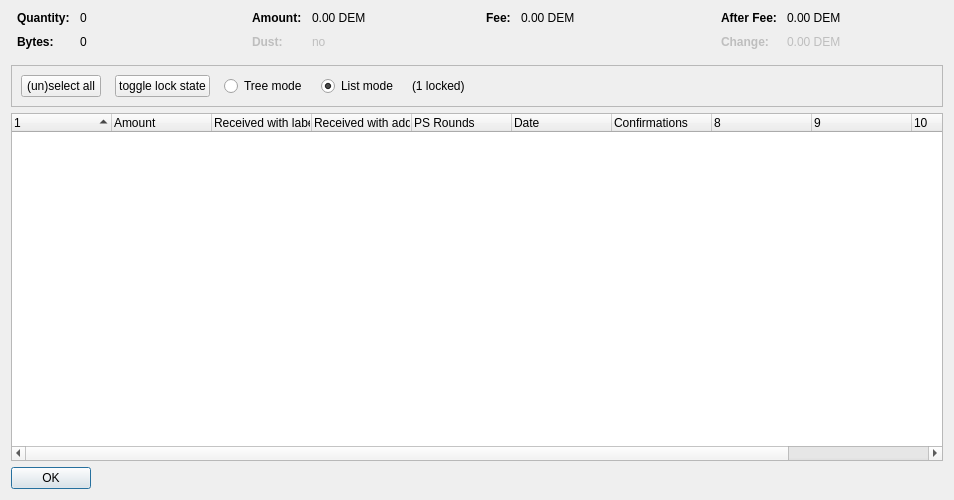
<?xml version="1.0" encoding="UTF-8"?>
<ui version="4.0">
 <class>CoinControlDialog</class>
 <widget class="QDialog" name="CoinControlDialog">
  <property name="geometry">
   <rect>
    <x>0</x>
    <y>0</y>
    <width>954</width>
    <height>500</height>
   </rect>
  </property>
  <property name="windowTitle">
   <string>Coin Selection</string>
  </property>
  <layout class="QVBoxLayout" name="verticalLayout">
   <item>
    <layout class="QHBoxLayout" name="horizontalLayoutTop" stretch="0,0,0,0">
     <property name="topMargin">
      <number>0</number>
     </property>
     <property name="bottomMargin">
      <number>10</number>
     </property>
     <item>
      <layout class="QFormLayout" name="formLayoutCoinControl1">
       <property name="horizontalSpacing">
        <number>10</number>
       </property>
       <property name="verticalSpacing">
        <number>10</number>
       </property>
       <property name="leftMargin">
        <number>6</number>
       </property>
       <property name="rightMargin">
        <number>6</number>
       </property>
       <item row="0" column="0">
        <widget class="QLabel" name="labelCoinControlQuantityText">
         <property name="font">
          <font>
           <weight>75</weight>
           <bold>true</bold>
          </font>
         </property>
         <property name="text">
          <string>Quantity:</string>
         </property>
        </widget>
       </item>
       <item row="0" column="1">
        <widget class="QLabel" name="labelCoinControlQuantity">
         <property name="cursor">
          <cursorShape>IBeamCursor</cursorShape>
         </property>
         <property name="contextMenuPolicy">
          <enum>Qt::ActionsContextMenu</enum>
         </property>
         <property name="text">
          <string notr="true">0</string>
         </property>
         <property name="textInteractionFlags">
          <set>Qt::LinksAccessibleByMouse|Qt::TextSelectableByKeyboard|Qt::TextSelectableByMouse</set>
         </property>
        </widget>
       </item>
       <item row="1" column="0">
        <widget class="QLabel" name="labelCoinControlBytesText">
         <property name="font">
          <font>
           <weight>75</weight>
           <bold>true</bold>
          </font>
         </property>
         <property name="text">
          <string>Bytes:</string>
         </property>
        </widget>
       </item>
       <item row="1" column="1">
        <widget class="QLabel" name="labelCoinControlBytes">
         <property name="cursor">
          <cursorShape>IBeamCursor</cursorShape>
         </property>
         <property name="contextMenuPolicy">
          <enum>Qt::ActionsContextMenu</enum>
         </property>
         <property name="text">
          <string notr="true">0</string>
         </property>
         <property name="textInteractionFlags">
          <set>Qt::LinksAccessibleByMouse|Qt::TextSelectableByKeyboard|Qt::TextSelectableByMouse</set>
         </property>
        </widget>
       </item>
      </layout>
     </item>
     <item>
      <layout class="QFormLayout" name="formLayoutCoinControl2">
       <property name="horizontalSpacing">
        <number>10</number>
       </property>
       <property name="verticalSpacing">
        <number>10</number>
       </property>
       <property name="leftMargin">
        <number>6</number>
       </property>
       <property name="rightMargin">
        <number>6</number>
       </property>
       <item row="0" column="0">
        <widget class="QLabel" name="labelCoinControlAmountText">
         <property name="font">
          <font>
           <weight>75</weight>
           <bold>true</bold>
          </font>
         </property>
         <property name="text">
          <string>Amount:</string>
         </property>
        </widget>
       </item>
       <item row="0" column="1">
        <widget class="QLabel" name="labelCoinControlAmount">
         <property name="cursor">
          <cursorShape>IBeamCursor</cursorShape>
         </property>
         <property name="contextMenuPolicy">
          <enum>Qt::ActionsContextMenu</enum>
         </property>
         <property name="text">
          <string notr="true">0.00 DEM</string>
         </property>
         <property name="textInteractionFlags">
          <set>Qt::LinksAccessibleByMouse|Qt::TextSelectableByKeyboard|Qt::TextSelectableByMouse</set>
         </property>
        </widget>
       </item>
       <item row="1" column="0">
        <widget class="QLabel" name="labelCoinControlLowOutputText">
         <property name="enabled">
          <bool>false</bool>
         </property>
         <property name="font">
          <font>
           <weight>75</weight>
           <bold>true</bold>
          </font>
         </property>
         <property name="text">
          <string>Dust:</string>
         </property>
        </widget>
       </item>
       <item row="1" column="1">
        <widget class="QLabel" name="labelCoinControlLowOutput">
         <property name="enabled">
          <bool>false</bool>
         </property>
         <property name="cursor">
          <cursorShape>IBeamCursor</cursorShape>
         </property>
         <property name="contextMenuPolicy">
          <enum>Qt::ActionsContextMenu</enum>
         </property>
         <property name="text">
          <string notr="true">no</string>
         </property>
         <property name="textInteractionFlags">
          <set>Qt::LinksAccessibleByMouse|Qt::TextSelectableByKeyboard|Qt::TextSelectableByMouse</set>
         </property>
        </widget>
       </item>
      </layout>
     </item>
     <item>
      <layout class="QFormLayout" name="formLayoutCoinControl3">
       <property name="horizontalSpacing">
        <number>10</number>
       </property>
       <property name="verticalSpacing">
        <number>10</number>
       </property>
       <property name="leftMargin">
        <number>6</number>
       </property>
       <property name="rightMargin">
        <number>6</number>
       </property>
       <item row="0" column="0">
        <widget class="QLabel" name="labelCoinControlFeeText">
         <property name="font">
          <font>
           <weight>75</weight>
           <bold>true</bold>
          </font>
         </property>
         <property name="text">
          <string>Fee:</string>
         </property>
        </widget>
       </item>
       <item row="0" column="1">
        <widget class="QLabel" name="labelCoinControlFee">
         <property name="cursor">
          <cursorShape>IBeamCursor</cursorShape>
         </property>
         <property name="contextMenuPolicy">
          <enum>Qt::ActionsContextMenu</enum>
         </property>
         <property name="text">
          <string notr="true">0.00 DEM</string>
         </property>
         <property name="textInteractionFlags">
          <set>Qt::LinksAccessibleByMouse|Qt::TextSelectableByKeyboard|Qt::TextSelectableByMouse</set>
         </property>
        </widget>
       </item>
      </layout>
     </item>
     <item>
      <layout class="QFormLayout" name="formLayoutCoinControl4">
       <property name="horizontalSpacing">
        <number>10</number>
       </property>
       <property name="verticalSpacing">
        <number>10</number>
       </property>
       <property name="leftMargin">
        <number>6</number>
       </property>
       <property name="rightMargin">
        <number>6</number>
       </property>
       <item row="0" column="0">
        <widget class="QLabel" name="labelCoinControlAfterFeeText">
         <property name="font">
          <font>
           <weight>75</weight>
           <bold>true</bold>
          </font>
         </property>
         <property name="text">
          <string>After Fee:</string>
         </property>
        </widget>
       </item>
       <item row="0" column="1">
        <widget class="QLabel" name="labelCoinControlAfterFee">
         <property name="cursor">
          <cursorShape>IBeamCursor</cursorShape>
         </property>
         <property name="contextMenuPolicy">
          <enum>Qt::ActionsContextMenu</enum>
         </property>
         <property name="text">
          <string notr="true">0.00 DEM</string>
         </property>
         <property name="textInteractionFlags">
          <set>Qt::LinksAccessibleByMouse|Qt::TextSelectableByKeyboard|Qt::TextSelectableByMouse</set>
         </property>
        </widget>
       </item>
       <item row="1" column="0">
        <widget class="QLabel" name="labelCoinControlChangeText">
         <property name="enabled">
          <bool>false</bool>
         </property>
         <property name="font">
          <font>
           <weight>75</weight>
           <bold>true</bold>
          </font>
         </property>
         <property name="text">
          <string>Change:</string>
         </property>
        </widget>
       </item>
       <item row="1" column="1">
        <widget class="QLabel" name="labelCoinControlChange">
         <property name="enabled">
          <bool>false</bool>
         </property>
         <property name="cursor">
          <cursorShape>IBeamCursor</cursorShape>
         </property>
         <property name="contextMenuPolicy">
          <enum>Qt::ActionsContextMenu</enum>
         </property>
         <property name="text">
          <string notr="true">0.00 DEM</string>
         </property>
         <property name="textInteractionFlags">
          <set>Qt::LinksAccessibleByMouse|Qt::TextSelectableByKeyboard|Qt::TextSelectableByMouse</set>
         </property>
        </widget>
       </item>
      </layout>
     </item>
    </layout>
   </item>
   <item>
    <widget class="QFrame" name="frame">
     <property name="minimumSize">
      <size>
       <width>0</width>
       <height>40</height>
      </size>
     </property>
     <property name="frameShape">
      <enum>QFrame::StyledPanel</enum>
     </property>
     <property name="frameShadow">
      <enum>QFrame::Sunken</enum>
     </property>
     <layout class="QHBoxLayout" name="horizontalLayout">
      <item>
       <layout class="QHBoxLayout" name="horizontalLayoutPanel" stretch="0,0,0,0,0,0">
        <property name="spacing">
         <number>14</number>
        </property>
        <item>
         <widget class="QPushButton" name="pushButtonSelectAll">
          <property name="sizePolicy">
           <sizepolicy hsizetype="Maximum" vsizetype="Fixed">
            <horstretch>0</horstretch>
            <verstretch>0</verstretch>
           </sizepolicy>
          </property>
          <property name="text">
           <string>(un)select all</string>
          </property>
          <property name="autoDefault">
           <bool>false</bool>
          </property>
         </widget>
        </item>
        <item>
         <widget class="QPushButton" name="pushButtonToggleLock">
          <property name="sizePolicy">
           <sizepolicy hsizetype="Maximum" vsizetype="Fixed">
            <horstretch>0</horstretch>
            <verstretch>0</verstretch>
           </sizepolicy>
          </property>
          <property name="text">
           <string>toggle lock state</string>
          </property>
          <property name="autoDefault">
           <bool>false</bool>
          </property>
         </widget>
        </item>
        <item>
         <widget class="QRadioButton" name="radioTreeMode">
          <property name="sizePolicy">
           <sizepolicy hsizetype="Maximum" vsizetype="Fixed">
            <horstretch>0</horstretch>
            <verstretch>0</verstretch>
           </sizepolicy>
          </property>
          <property name="text">
           <string>Tree mode</string>
          </property>
         </widget>
        </item>
        <item>
         <widget class="QRadioButton" name="radioListMode">
          <property name="sizePolicy">
           <sizepolicy hsizetype="Maximum" vsizetype="Fixed">
            <horstretch>0</horstretch>
            <verstretch>0</verstretch>
           </sizepolicy>
          </property>
          <property name="text">
           <string>List mode</string>
          </property>
          <property name="checked">
           <bool>true</bool>
          </property>
         </widget>
        </item>
        <item>
         <widget class="QLabel" name="labelLocked">
          <property name="text">
           <string>(1 locked)</string>
          </property>
         </widget>
        </item>
        <item>
         <spacer name="horizontalSpacer">
          <property name="orientation">
           <enum>Qt::Horizontal</enum>
          </property>
          <property name="sizeHint" stdset="0">
           <size>
            <width>40</width>
            <height>20</height>
           </size>
          </property>
         </spacer>
        </item>
       </layout>
      </item>
     </layout>
    </widget>
   </item>
   <item>
    <widget class="CoinControlTreeWidget" name="treeWidget">
     <property name="contextMenuPolicy">
      <enum>Qt::CustomContextMenu</enum>
     </property>
     <property name="sortingEnabled">
      <bool>false</bool>
     </property>
     <property name="columnCount">
      <number>11</number>
     </property>
     <attribute name="headerShowSortIndicator" stdset="0">
      <bool>true</bool>
     </attribute>
     <attribute name="headerStretchLastSection">
      <bool>false</bool>
     </attribute>
     <column>
      <property name="text">
       <string/>
      </property>
     </column>
     <column>
      <property name="text">
       <string>Amount</string>
      </property>
     </column>
     <column>
      <property name="text">
       <string>Received with label</string>
      </property>
     </column>
     <column>
      <property name="text">
       <string>Received with address</string>
      </property>
     </column>
     <column>
      <property name="text">
       <string>PS Rounds</string>
      </property>
     </column>
     <column>
      <property name="text">
       <string>Date</string>
      </property>
     </column>
     <column>
      <property name="text">
       <string>Confirmations</string>
      </property>
      <property name="toolTip">
       <string>Confirmed</string>
      </property>
     </column>
     <column>
      <property name="text">
       <string/>
      </property>
     </column>
     <column>
      <property name="text">
       <string/>
      </property>
     </column>
     <column>
      <property name="text">
       <string/>
      </property>
     </column>
     <column>
      <property name="text">
       <string/>
      </property>
     </column>
    </widget>
   </item>
   <item>
    <widget class="QDialogButtonBox" name="buttonBox">
     <property name="sizePolicy">
      <sizepolicy hsizetype="Maximum" vsizetype="Fixed">
       <horstretch>0</horstretch>
       <verstretch>0</verstretch>
      </sizepolicy>
     </property>
     <property name="orientation">
      <enum>Qt::Horizontal</enum>
     </property>
     <property name="standardButtons">
      <set>QDialogButtonBox::Ok</set>
     </property>
    </widget>
   </item>
  </layout>
 </widget>
 <customwidgets>
  <customwidget>
   <class>CoinControlTreeWidget</class>
   <extends>QTreeWidget</extends>
   <header>coincontroltreewidget.h</header>
  </customwidget>
 </customwidgets>
 <resources/>
 <connections/>
</ui>
